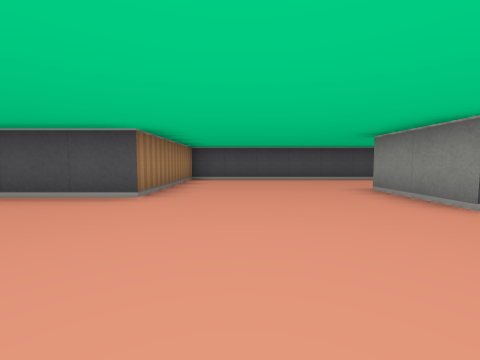
view 1 (above)

18 first-person views from a walk through a cub3D maze. The camera is about half as high as the walls, tilts 4° down and sees 90° across. The floor is counted in squares. Each view is taken from the middle of a square. On the plan, view 1 faces up. The plan holds only what a view shows up to about 9 squares ahead; the rest is blank.

view 2
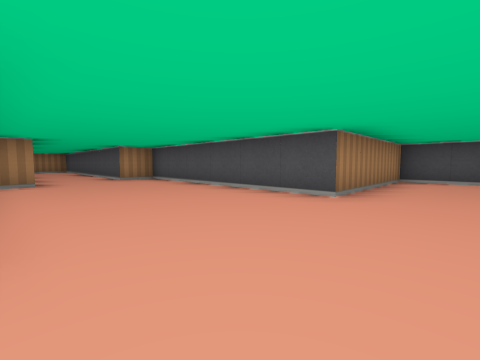

view 3
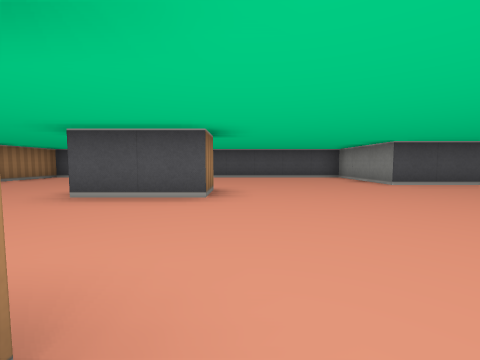

view 4
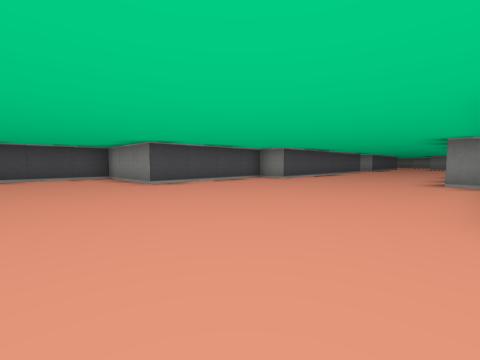

view 5
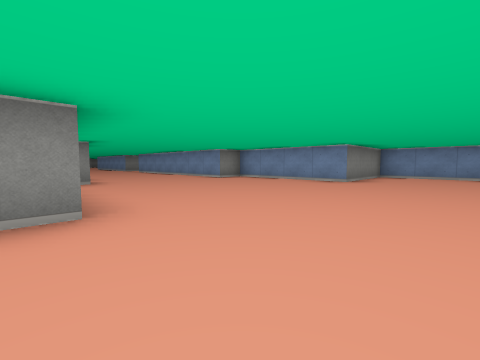

view 6
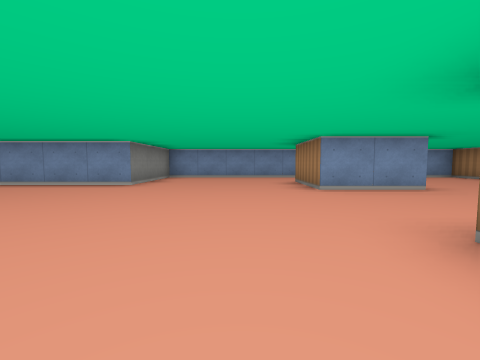

view 7
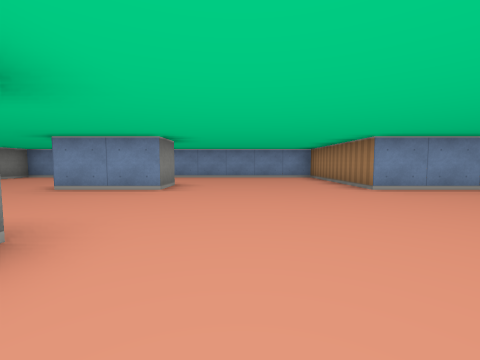

view 8
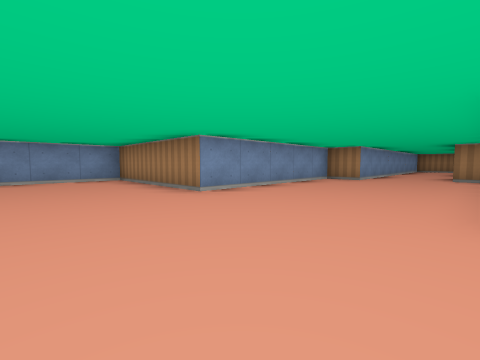

view 9
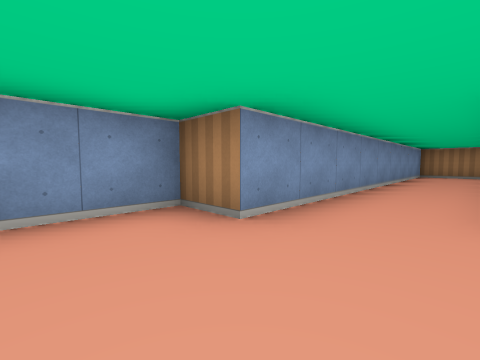

view 10
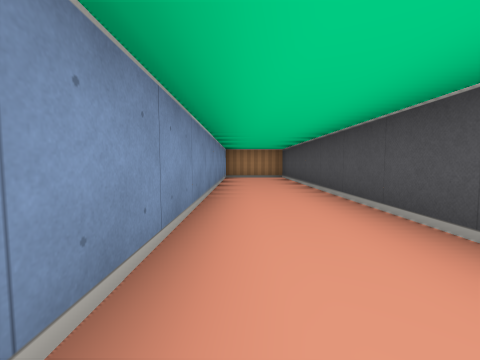

view 11
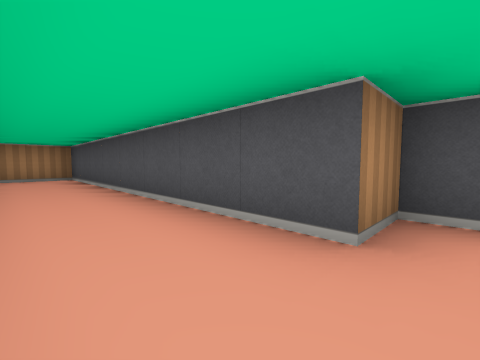

view 12
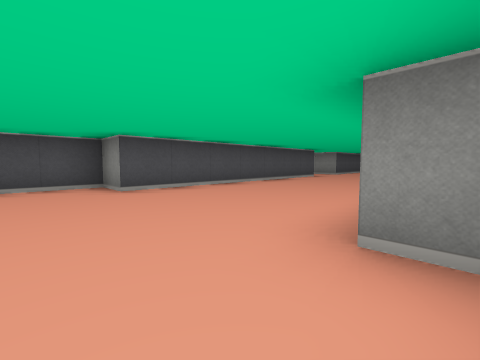

view 13
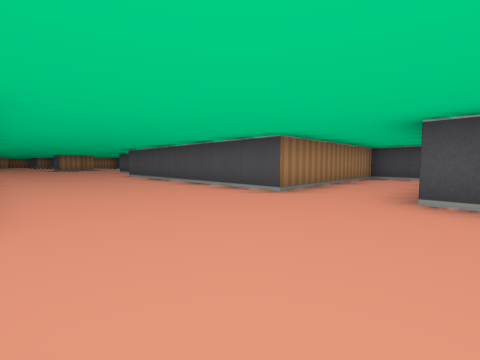

view 14
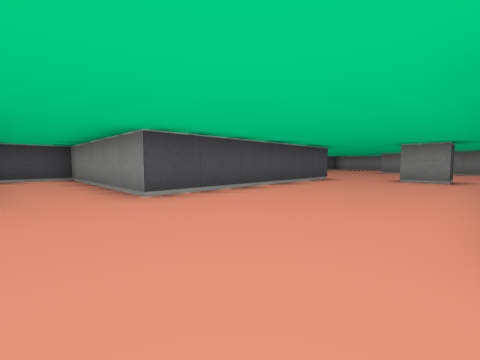

view 15
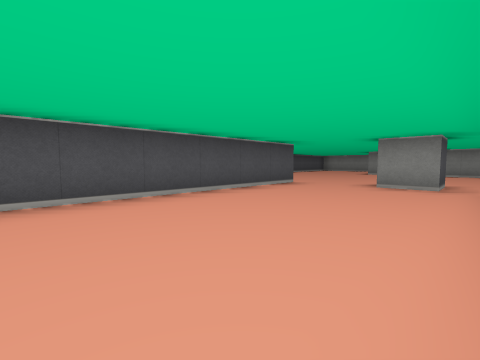

view 16
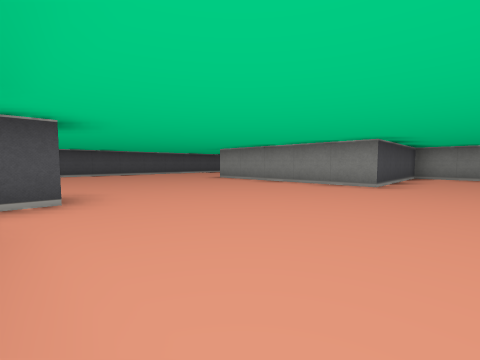

view 17
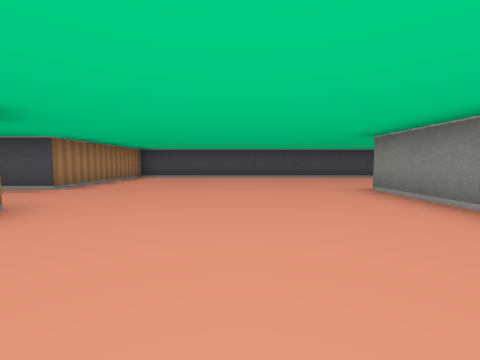

view 18
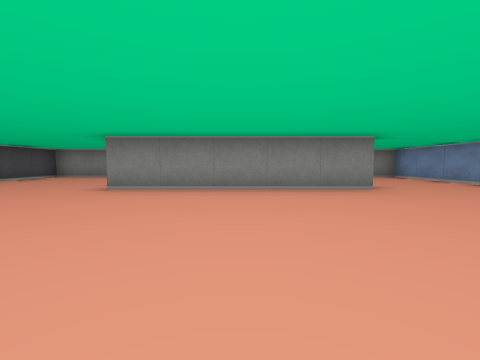

### Floor plan
Points are (right, up) in squares from view 1. A wall is a line through its corners. A room is listed if a view was taken in it or the views show most of it. See-through windows are left out.
Room 1 (views 1, 2, 3, 4, 5, 6, 7, 8, 9, 10, 11, 12, 13, 14, 15, 16, 17, 18)
walls: (12.5, -1.4) (12.5, -0.5) (13.2, -0.5); (4.5, 3.5) (4.5, 2.5) (2.5, 2.5) (2.5, 4.5); (2.5, -1.5) (2.5, -0.5) (4.5, -0.5) (4.5, -2.5); (28.6, 0.5) (27.5, 0.5) (27.5, 1.5); (34.5, -4.5) (37.5, -4.5) (37.5, -1.5) (33.5, -1.5) (33.5, 3.5); (37.5, 5.6) (37.5, 7.5) (27.5, 7.5) (27.5, 3.5) (21.5, 3.5) (21.5, 8.5) (19.5, 8.5) (19.5, 3.5) (12.5, 3.5) (12.5, 4.5) (8.5, 4.5) (8.5, 7.5) (-1.5, 7.5) (-1.5, 3.5) (-7.5, 3.5) (-7.5, 2.5) (-15.5, 2.5) (-15.5, 0.5) (-6.5, 0.5) (-6.5, -0.5) (-1.5, -0.5) (-1.5, -4.5) (8.5, -4.5) (8.5, -1.5) (12.2, -1.5)

Positions as (right, up) in squares from view 1, and headings:
1: (0, 0), facing up
2: (0, 0), facing up-left
3: (5, -1), facing up
4: (6, -1), facing up-right
5: (6, 5), facing down-right
6: (6, 4), facing down
7: (1, 4), facing down
8: (1, 3), facing down-left
9: (-5, 2), facing down-left
10: (-7, 1), facing left
11: (-7, 1), facing up-left
12: (11, -1), facing up-right
13: (22, 0), facing up-left
14: (20, 0), facing up-right
15: (22, 0), facing up-right
16: (28, -3), facing up-right
17: (31, -1), facing up
18: (29, 1), facing right
